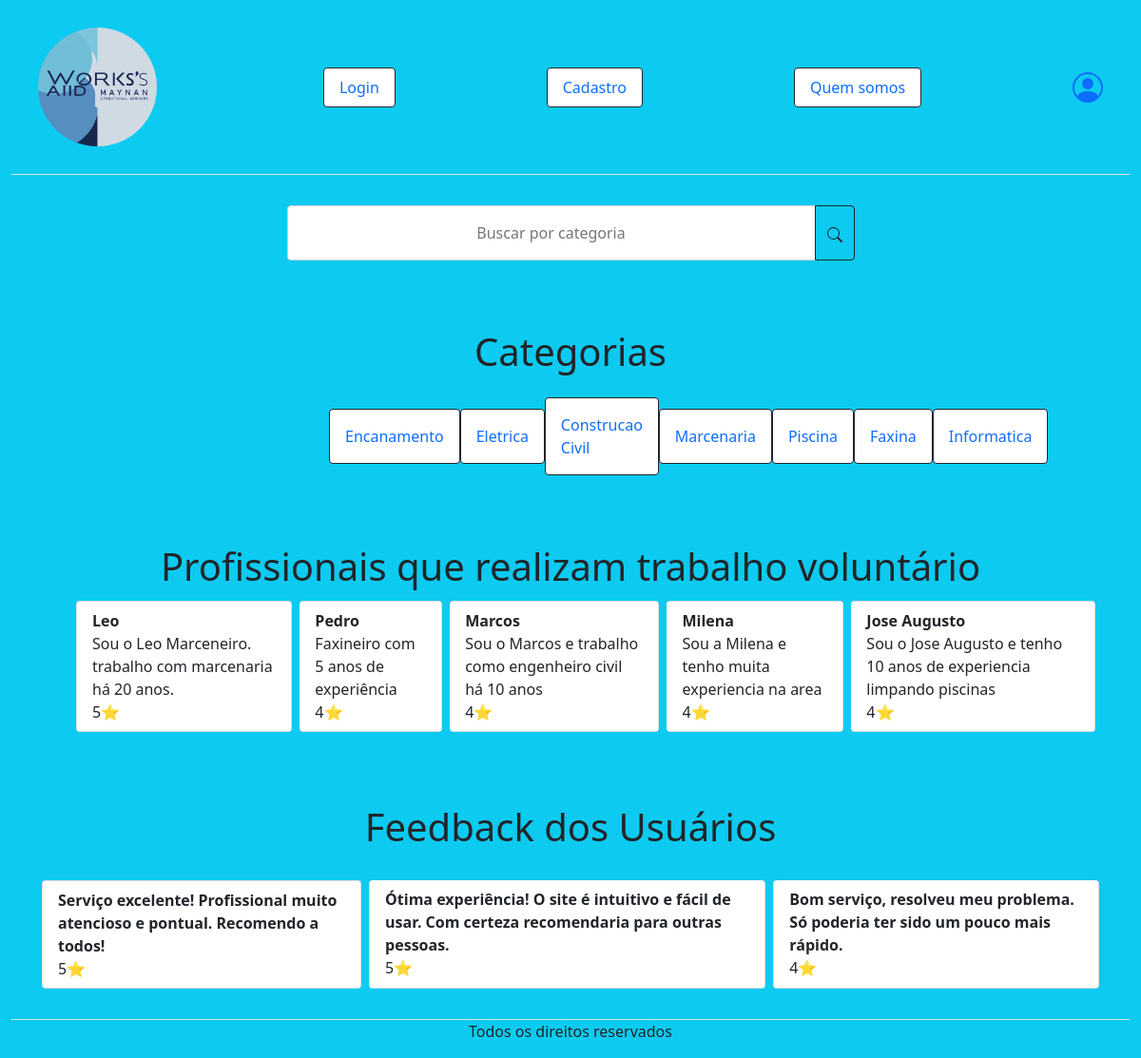
The page / on the database its author committed.
### tables this page shows
CREATE TABLE IF NOT EXISTS `categoria` (
  `id_categoria` int(11) NOT NULL AUTO_INCREMENT,
  `nome_categoria` varchar(255) DEFAULT NULL,
  PRIMARY KEY (`id_categoria`)
);

CREATE TABLE IF NOT EXISTS `profissional` (
  `id_profissional` int(11) NOT NULL AUTO_INCREMENT,
  `descricao` varchar(500) NOT NULL,
  `id_categoria` int(11) NOT NULL,
  `voluntario` tinyint(1) NOT NULL,
  `avaliacao` int(11) NOT NULL,
  PRIMARY KEY (`id_profissional`)
);

CREATE TABLE IF NOT EXISTS `clientes` (
  `id_cliente` int(11) NOT NULL AUTO_INCREMENT,
  `nome` varchar(255) NOT NULL,
  `email` varchar(255) NOT NULL,
  `senha` varchar(255) NOT NULL,
  `endereco` varchar(255) NOT NULL,
  `foto_perfil` varchar(500) NOT NULL,
  `id_situacao` int(11) NOT NULL,
  `is_admin` tinyint(1) NOT NULL DEFAULT '0',
  PRIMARY KEY (`id_cliente`)
);

### index.php (the view, shortened to what this page needs)
<!DOCTYPE html>
<html lang="pt-br">
<head>
    <link rel="stylesheet" href="/pages/css/style.css">
    <link href="https://cdn.jsdelivr.net/npm/bootstrap@5.0.2/dist/css/bootstrap.min.css" rel="stylesheet"
>
</head>
<body>
    <div class="container-fluid bg-info min-vh-100">
        <header class="d-flex justify-content-between align-items-center w-100 p-3 border-bottom vh-25">
            <nav class="navbar navbar-expand-lg navbar-light w-100">
                <div class="container-fluid d-flex justify-content-center align-items-center w-100">
                    <div class="navbar-brand">
                        <a href="../index.php">
                            <img width="125px" height="125px" class="rounded-circle" src="/pages/imgs/Logo.jpg"
                                id="logo" alt="Logo">
                        </a>
                    </div>
                    <ul
                        class="navbar-nav d-flex align-items-center justify-content-evenly list-group-horizontal collapse navbar-collapse w-50">
                        <li class="nav-item list-group-item rounded border border-dark">
                            <a class="text-decoration-none" href="/pages/login.html">Login</a>
                        </li>
                        <li class="nav-item list-group-item rounded border border-dark">
                            <a class="text-decoration-none" href="/pages/tipo-usuario.html">Cadastro</a>
                        </li>
                        <li class="nav-item list-group-item rounded border border-dark">
                            <a class="text-decoration-none" href="/pages/quemsomos.html">Quem somos</a>
                        </li>
                    </ul>
                    <div class="perfil">
                        <?php
                        if (isset($_SESSION['id_cliente'])) {
                            echo "<form action='/server/perfil.php' method='GET' class='d-flex justify-content-center align-items-center w-100'>
                                <button type='submit'>
                                    <svg xmlns='http://www.w3.org/2000/svg' width='32' height='32' fill='currentColor'
                                        class='bi bi-person-circle' viewBox='0 0 16 16'>
                                        <path d='M11 6a3 3 0 1 1-6 0 3 3 0 0 1 6 0' />
                                        <path fill-rule='evenodd'
                                            d='M0 8a8 8 0 1 1 16 0A8 8 0 0 1 0 8m8-7a7 7 0 0 0-5.468 11.37C3.242 11.226 4.805 10 8 10s4.757 1.225 5.468 2.37A7 7 0 0 0 8 1' />
                                    </svg>
                                </button>
                            </form>
                            ";
                        } else {
                            echo "<a href='/pages/login.html' class='d-flex justify-content-center align-items-center w-100'>
                                <svg xmlns='http://www.w3.org/2000/svg' width='32' height='32' fill='currentColor'
                                    class='bi bi-person-circle' viewBox='0 0 16 16'>
                                    <path d='M11 6a3 3 0 1 1-6 0 3 3 0 0 1 6 0' />
                                    <path fill-rule='evenodd'
                                        d='M0 8a8 8 0 1 1 16 0A8 8 0 0 1 0 8m8-7a7 7 0 0 0-5.468 11.37C3.242 11.226 4.805 10 8 10s4.757 1.225 5.468 2.37A7 7 0 0 0 8 1' />
                                </svg>
                            </a>
                            ";
                        }
                        ?>
                    </div>
                </div>
            </nav>
        </header>
        <section class="w-100 d-flex justify-content-center align-items-center vh-50">
            <form method="POST" action="/server/pesquisar.php" id="buscar"
                class="w-100 h-10 p-3 m-3 input-group d-flex justify-content-center">
                <input type="text" class="input-group-text w-50 bg-white p-3" id="buscador" name="buscador"
                    placeholder="Buscar por categoria">
                <button class="btn btn-outline-dark" type="submit">
                    <svg xmlns="http://www.w3.org/2000/svg" width="16" height="16" fill="currentColor"
                        class="bi bi-search" viewBox="0 0 16 16">
                        <path
                            d="M11.742 10.344a6.5 6.5 0 1 0-1.397 1.398h-.001q.044.06.098.115l3.85 3.85a1 1 0 0 0 1.415-1.414l-3.85-3.85a1 1 0 0 0-.115-.1zM12 6.5a5.5 5.5 0 1 1-11 0 5.5 5.5 0 0 1 11 0" />
                    </svg>
                </button>
            </form>
        </section>
        <section>
            <div class="container-fluid d-flex justify-content-center align-items-center flex-column p-2">
                <div class="d-flex align-items-center justify-content-center w-100 p-2 flex-column m-4">
                    <h1>Categorias</h1>
                    <ul class="d-flex align-items-center justify-content-around w-50 m-3">
                        <?php
                        $servername = "localhost";
                        $username = "root";
                        $password = "usbw";
                        $dbname = "dados";
                        $conn = new mysqli($servername, $username, $password, $dbname);
                        $sql = "SELECT id_categoria, nome_categoria FROM categoria";
                        $result = $conn->query($sql);
                        if ($result->num_rows > 0) {
                            while ($row = $result->fetch_assoc()) {
                                echo " <li class='p-3 list-group-item border border-dark rounded'> <a href='/server/servicos.php?id={$row['id_categoria']}' class='text-decoration-none'>" . $row["nome_categoria"] . "</a></li>";
                            }
                        } else {
                            echo "Não há nada";
                        }
                        ?>
                    </ul>
                </div>
                <div class="d-flex justify-content-center align-items-center flex-column m-4">
                    <h1>Profissionais que realizam trabalho voluntário</h1>
                    <ul class="d-flex align-items-center justify-content-between list-group-horizontal">
                        <?php
                        $servername = "localhost";
                        $username = "root";
                        $password = "usbw";
                        $dbname = "dados";
                        $conn = new mysqli($servername, $username, $password, $dbname);
                        $sql = "SELECT p.id_profissional, c.nome, p.descricao, p.id_categoria, p.avaliacao
                    FROM profissional p
                    JOIN clientes c ON c.id_situacao = p.id_profissional
                    WHERE p.voluntario = 1
                    ORDER BY p.avaliacao DESC
                    LIMIT 5";
                        $result = $conn->query($sql);
                        if ($result->num_rows > 0) {
                            while ($row = $result->fetch_assoc()) {
                                echo "<li class='list-group-item rounded w-10 m-1'><b>" . $row["nome"] . "</b><br>
                                  " . $row["descricao"] . " <br>
                                  " . $row["avaliacao"] . "⭐
                            </li>";
                            }
                        }
                        ?>
                    </ul>
                </div>
            </div>
            <div class="d-flex justify-content-center align-items-center flex-column m-4">
                <div class="mb-3">
                    <h1>Feedback dos Usuários</h1>
                </div>
                <div class="d-flex m-1">
                    <?php
                    $servername = "localhost";
                    $username = "root";
                    $password = "usbw";
                    $dbname = "dados";
                    $conn = new mysqli($servername, $username, $password, $dbname);
                    $sql = "SELECT comentario, nota FROM feedback fb
                    WHERE fb.positiva = 1
                    ORDER BY fb.nota DESC
                    LIMIT 3";
                    $result = $conn->query($sql);
                    if ($result->num_rows > 0) {
                        while ($row = $result->fetch_assoc()) {
                            echo "<p class='list-group-item rounded w-10 m-1'><b>" . $row["comentario"] . "</b><br>
                                  " . $row["nota"] . "⭐
                            </p>";
                        }
                    }
                    ?>
                </div>
            </div>
        </section>
        <footer class="d-flex justify-content-center align-items-center border-top w-100 bg-info">
            <p>Todos os direitos reservados</p>
        </footer>
    </div>
</body>
</html>

### pages/css/style.css (style rules this page uses)
body { width: 100%; height: 100%; }

### rows shown on the page
categoria: nome_categoria "Encanamento"
categoria: nome_categoria "Eletrica"
categoria: nome_categoria "Construcao Civil"
categoria: nome_categoria "Marcenaria"
categoria: nome_categoria "Piscina"
categoria: nome_categoria "Faxina"
categoria: nome_categoria "Informatica"
profissional: clientes.nome "Leo", descricao "Sou o Leo Marceneiro. trabalho com marcenaria há 20 anos.", avaliacao "5"
profissional: clientes.nome "Pedro", descricao "Faxineiro com 5 anos de experiência", avaliacao "4"
profissional: clientes.nome "Marcos", descricao "Sou o Marcos e trabalho como engenheiro civil há 10 anos", avaliacao "4"
profissional: clientes.nome "Milena", descricao "Sou a Milena e tenho muita experiencia na area", avaliacao "4"
profissional: clientes.nome "Jose Augusto", descricao "Sou o Jose Augusto e tenho 10 anos de experiencia limpando piscinas", avaliacao "4"

### other values the page prints
$row["comentario"] "Serviço excelente! Profissional muito atencioso e pontual. Recomendo a todos!"
$row["nota"] "5"
$row["comentario"] "Ótima experiência! O site é intuitivo e fácil de usar. Com certeza recomendaria para outras pessoas."
$row["comentario"] "Bom serviço, resolveu meu problema. Só poderia ter sido um pouco mais rápido."
$row["nota"] "4"
